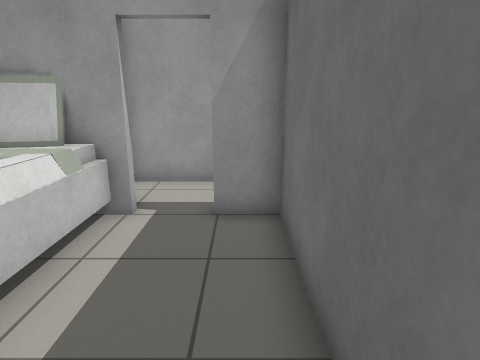
[1] (above)

16 first-person views from a walk through a world built for the Gazebo simulator. The camera is 1.2 m above the floor, tilts 14° down and sees 75° across. The floor is counted in squares, 0.5 m on a side. Each view is taken from the middle of a square. On the plan, view 1 faces up. The plan holds only what a view shows up to about 19 squares ahead; the rest is blank. Some stock models are drawn as simple stand-ins. Some surface patterns are stand-ins.

[2]
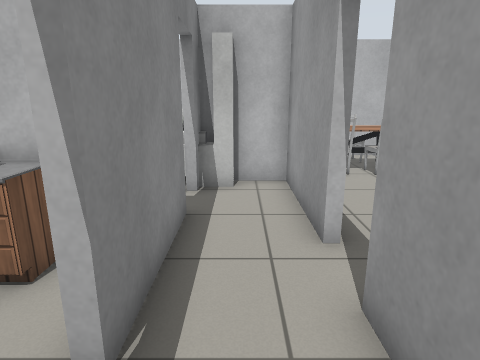

[3]
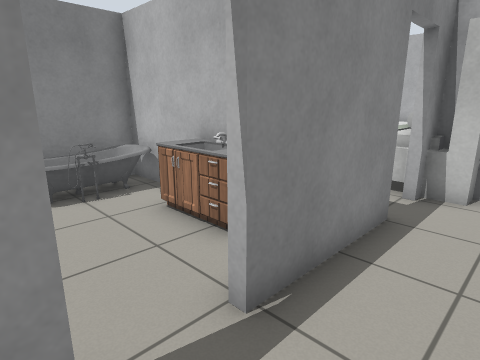

[4]
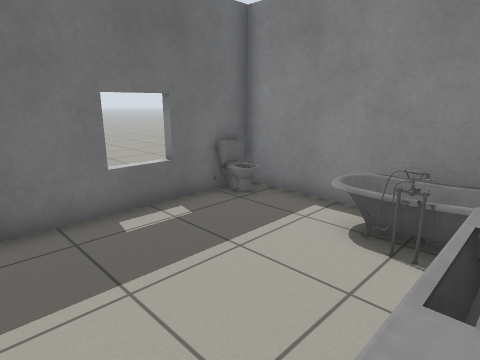

[5]
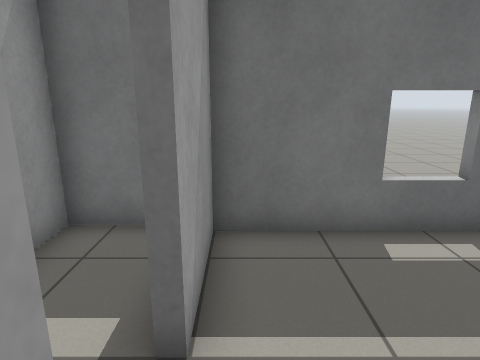

[6]
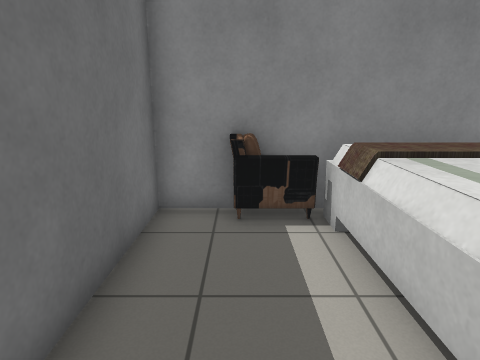

[7]
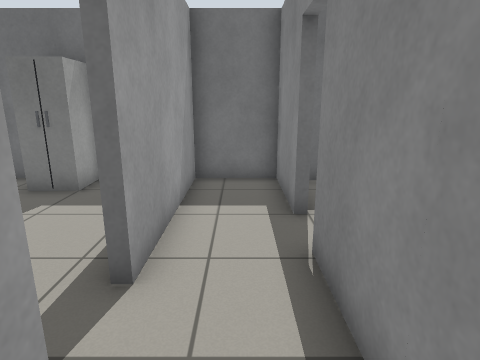

[8]
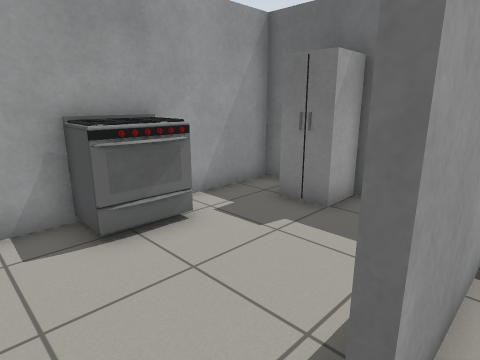

[9]
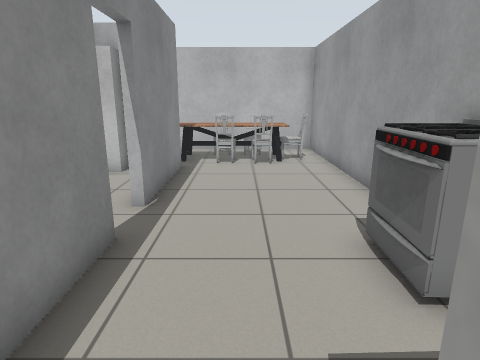

[10]
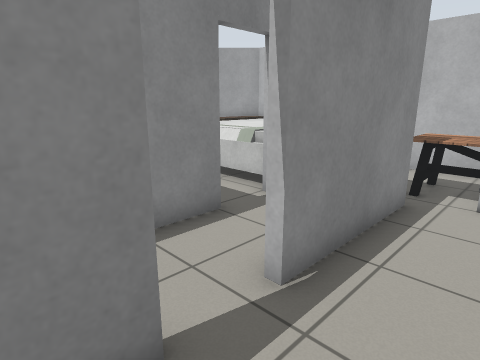

[11]
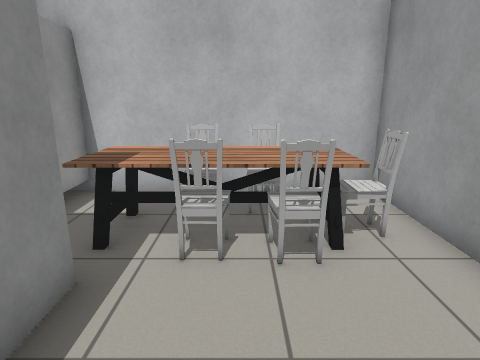

[12]
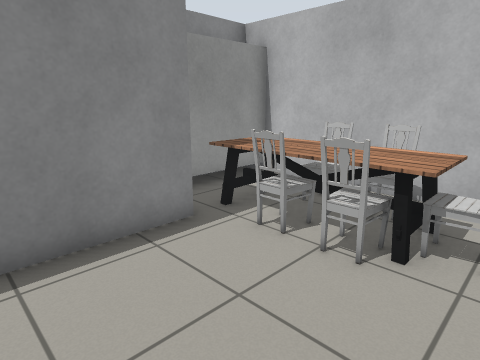

[13]
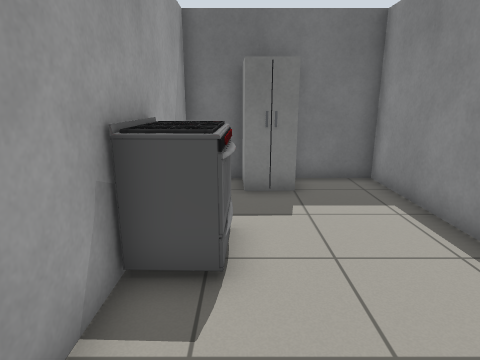

[14]
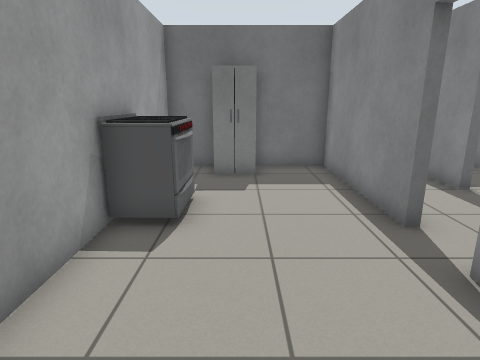

[15]
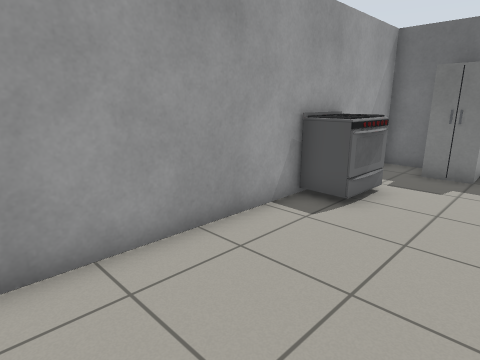

[16]
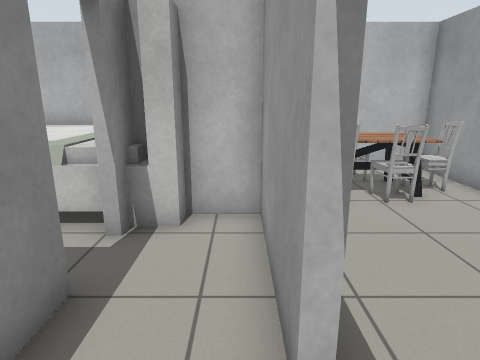

### Floor plan
Points are (right, up) in squares from view 1. A wall is a line through its corners. A room is listed if a view was taken in it or the views show most of it. See-through windows are left out.
Room 1 (views 1, 6)
walls: (-0.6, -0.9) (0.9, -0.9) (0.9, 6.5) (-0.6, 6.5); (-6.4, -0.9) (-2.4, -0.9)
ways out: open door at (-1.5, 7) to room 4
objects: bed (-8, 0) to (-3, 8); armchair (-3, -1) to (-1, 0)
Room 2 (views 2, 3, 16)
walls: (5.5, 6.8) (8.9, 6.8) (8.9, 9.4) (2.8, 9.4); (2.5, 6.8) (3.7, 6.8)
ways out: open door at (4.5, 7) to room 3; opening at (2, 8) to room 4
Room 3 (views 4, 5)
walls: (1.2, 4.9) (1.2, -0.9) (8.6, -0.9) (8.6, 6.5) (5.5, 6.5)
ways out: open door at (4.5, 7) to room 2
objects: bathtub (2, 0) to (5, 1); other object (2, 3) to (2, 5); toilet (8, 0)
Room 4 (views 7, 8)
walls: (1, 9.4) (-3.5, 9.4) (-3.5, 7.8); (-0.6, 6.8) (2.5, 6.8)
ways out: open door at (-1.5, 7) to room 1; opening at (2, 8) to room 2; open door at (1.7, 9.7) to room 5
Room 5 (views 9, 10, 11, 12, 13, 14, 15)
walls: (2.8, 9.8) (8.9, 9.8) (8.9, 15.7) (-8.4, 15.7) (-8.4, 7.5); (-3.9, 9.8) (1, 9.8)
ways out: open door at (1.7, 9.7) to room 4
objects: dining table (-7, 9) to (-5, 14); chair (-7, 11); chair (-7, 12) to (-7, 13); chair (-6, 14) to (-5, 15); chair (-5, 11) to (-4, 12); chair (-5, 13) to (-4, 13); stove (3, 14) to (5, 15); fridge (8, 13) to (8, 14)

Where each view was taken, in squares from view 1:
view 1: 0 up, 0 right, facing up
view 2: 8 up, 6 right, facing left
view 3: 9 up, 6 right, facing down-left
view 4: 6 up, 2 right, facing down-right
view 5: 6 up, 3 right, facing right
view 6: 6 up, 1 left, facing down
view 7: 8 up, 1 left, facing right
view 8: 9 up, 1 right, facing up-right
view 9: 12 up, 8 right, facing left
view 10: 12 up, 4 right, facing down-left
view 11: 12 up, 0 right, facing left
view 12: 15 up, 0 right, facing down-left
view 13: 14 up, 1 left, facing right
view 14: 13 up, 3 left, facing right
view 15: 11 up, 4 left, facing up-right
view 16: 9 up, 3 right, facing left
